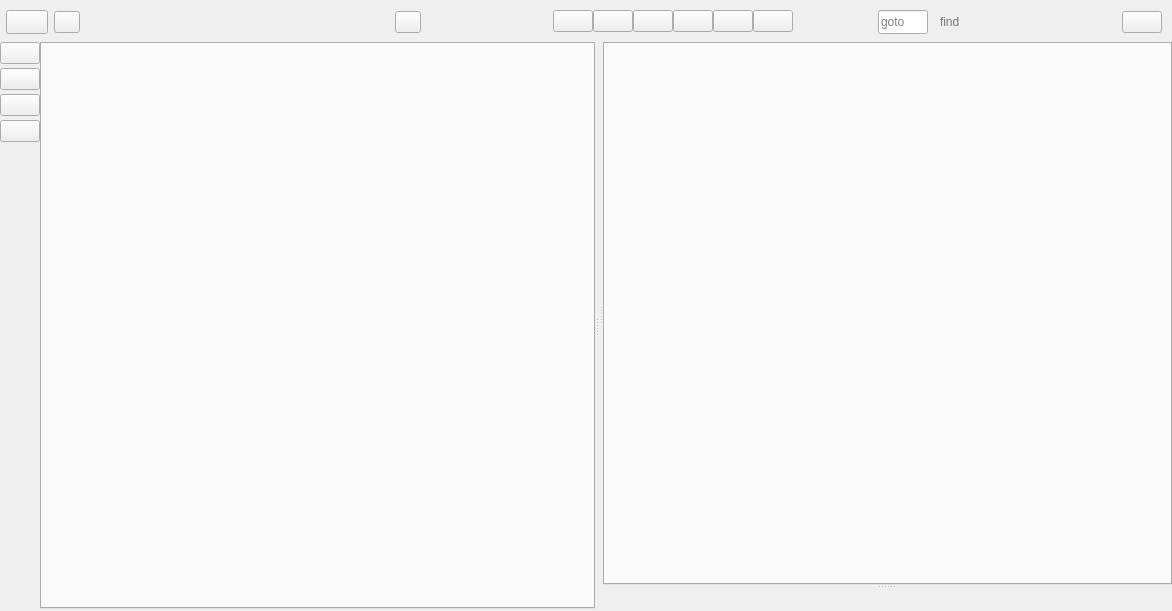
<?xml version="1.0" encoding="UTF-8"?>
<ui version="4.0">
 <class>Form</class>
 <widget class="QWidget" name="Form">
  <property name="geometry">
   <rect>
    <x>0</x>
    <y>0</y>
    <width>1172</width>
    <height>611</height>
   </rect>
  </property>
  <property name="windowTitle">
   <string>Scope</string>
  </property>
  <property name="windowIcon">
   <iconset>
    <normaloff>../style/img/scope.png</normaloff>../style/img/scope.png</iconset>
  </property>
  <layout class="QGridLayout" name="gridLayout_8">
   <property name="leftMargin">
    <number>0</number>
   </property>
   <property name="topMargin">
    <number>0</number>
   </property>
   <property name="rightMargin">
    <number>0</number>
   </property>
   <property name="bottomMargin">
    <number>2</number>
   </property>
   <property name="spacing">
    <number>0</number>
   </property>
   <item row="1" column="1">
    <widget class="QSplitter" name="split_left">
     <property name="sizePolicy">
      <sizepolicy hsizetype="Expanding" vsizetype="Expanding">
       <horstretch>0</horstretch>
       <verstretch>0</verstretch>
      </sizepolicy>
     </property>
     <property name="orientation">
      <enum>Qt::Horizontal</enum>
     </property>
     <widget class="QFrame" name="fr_left">
      <property name="frameShape">
       <enum>QFrame::NoFrame</enum>
      </property>
      <property name="frameShadow">
       <enum>QFrame::Raised</enum>
      </property>
      <layout class="QGridLayout" name="gridLayout_5">
       <property name="margin">
        <number>0</number>
       </property>
       <property name="spacing">
        <number>0</number>
       </property>
       <item row="0" column="0">
        <widget class="QTabWidget" name="tab_left"/>
       </item>
      </layout>
     </widget>
     <widget class="QFrame" name="fr_right">
      <property name="frameShape">
       <enum>QFrame::NoFrame</enum>
      </property>
      <property name="frameShadow">
       <enum>QFrame::Raised</enum>
      </property>
      <layout class="QGridLayout" name="gridLayout_7">
       <property name="leftMargin">
        <number>0</number>
       </property>
       <property name="topMargin">
        <number>0</number>
       </property>
       <property name="rightMargin">
        <number>0</number>
       </property>
       <property name="bottomMargin">
        <number>4</number>
       </property>
       <property name="spacing">
        <number>0</number>
       </property>
       <item row="1" column="0">
        <widget class="QFrame" name="fr_bottom">
         <property name="frameShape">
          <enum>QFrame::NoFrame</enum>
         </property>
         <property name="frameShadow">
          <enum>QFrame::Raised</enum>
         </property>
         <layout class="QHBoxLayout" name="horizontalLayout_2">
          <property name="spacing">
           <number>0</number>
          </property>
          <property name="margin">
           <number>0</number>
          </property>
         </layout>
        </widget>
       </item>
       <item row="0" column="0">
        <widget class="QSplitter" name="split_bottom">
         <property name="orientation">
          <enum>Qt::Vertical</enum>
         </property>
         <widget class="QSplitter" name="split_right">
          <property name="orientation">
           <enum>Qt::Horizontal</enum>
          </property>
          <widget class="QStackedWidget" name="sw_main">
           <property name="sizePolicy">
            <sizepolicy hsizetype="Preferred" vsizetype="Expanding">
             <horstretch>0</horstretch>
             <verstretch>0</verstretch>
            </sizepolicy>
           </property>
          </widget>
          <widget class="QTabWidget" name="tab_right"/>
         </widget>
         <widget class="QStackedWidget" name="sw_bottom">
          <property name="sizePolicy">
           <sizepolicy hsizetype="Preferred" vsizetype="Expanding">
            <horstretch>0</horstretch>
            <verstretch>0</verstretch>
           </sizepolicy>
          </property>
          <property name="currentIndex">
           <number>0</number>
          </property>
          <widget class="QWidget" name="page"/>
         </widget>
        </widget>
       </item>
       <item row="2" column="0">
        <widget class="QLabel" name="l_statusbar">
         <property name="sizePolicy">
          <sizepolicy hsizetype="Ignored" vsizetype="Preferred">
           <horstretch>0</horstretch>
           <verstretch>0</verstretch>
          </sizepolicy>
         </property>
         <property name="styleSheet">
          <string notr="true">QLabel {
padding-left:2px;
padding-top:2px;
}</string>
         </property>
         <property name="text">
          <string/>
         </property>
        </widget>
       </item>
      </layout>
     </widget>
    </widget>
   </item>
   <item row="1" column="0">
    <widget class="QFrame" name="fr_leftbar">
     <property name="maximumSize">
      <size>
       <width>44</width>
       <height>16777215</height>
      </size>
     </property>
     <property name="frameShape">
      <enum>QFrame::NoFrame</enum>
     </property>
     <property name="frameShadow">
      <enum>QFrame::Raised</enum>
     </property>
     <layout class="QVBoxLayout" name="verticalLayout">
      <property name="spacing">
       <number>4</number>
      </property>
      <property name="margin">
       <number>0</number>
      </property>
      <item>
       <widget class="QPushButton" name="b_show_tabs">
        <property name="toolTip">
         <string>Window Switcher - View Open Files and Workspaces</string>
        </property>
        <property name="text">
         <string/>
        </property>
        <property name="icon">
         <iconset>
          <normaloff>../style/img/editor_windows.png</normaloff>../style/img/editor_windows.png</iconset>
        </property>
        <property name="iconSize">
         <size>
          <width>32</width>
          <height>32</height>
         </size>
        </property>
        <property name="checkable">
         <bool>true</bool>
        </property>
        <property name="class" stdset="0">
         <string/>
        </property>
       </widget>
      </item>
      <item>
       <widget class="QPushButton" name="b_new">
        <property name="toolTip">
         <string>New File</string>
        </property>
        <property name="text">
         <string/>
        </property>
        <property name="icon">
         <iconset>
          <normaloff>../style/img/editor_new.png</normaloff>../style/img/editor_new.png</iconset>
        </property>
        <property name="iconSize">
         <size>
          <width>32</width>
          <height>32</height>
         </size>
        </property>
       </widget>
      </item>
      <item>
       <widget class="QPushButton" name="b_workspaces">
        <property name="toolTip">
         <string>Workspaces</string>
        </property>
        <property name="text">
         <string/>
        </property>
        <property name="icon">
         <iconset>
          <normaloff>../style/img/editor_workspace.png</normaloff>../style/img/editor_workspace.png</iconset>
        </property>
        <property name="iconSize">
         <size>
          <width>32</width>
          <height>32</height>
         </size>
        </property>
       </widget>
      </item>
      <item>
       <widget class="QPushButton" name="b_home">
        <property name="toolTip">
         <string>Home</string>
        </property>
        <property name="text">
         <string/>
        </property>
        <property name="icon">
         <iconset>
          <normaloff>../style/img/home.png</normaloff>../style/img/home.png</iconset>
        </property>
        <property name="iconSize">
         <size>
          <width>32</width>
          <height>32</height>
         </size>
        </property>
       </widget>
      </item>
      <item>
       <spacer name="verticalSpacer">
        <property name="orientation">
         <enum>Qt::Vertical</enum>
        </property>
        <property name="sizeHint" stdset="0">
         <size>
          <width>20</width>
          <height>40</height>
         </size>
        </property>
       </spacer>
      </item>
     </layout>
    </widget>
   </item>
   <item row="0" column="0" colspan="2">
    <widget class="QFrame" name="fr_topbar">
     <property name="minimumSize">
      <size>
       <width>0</width>
       <height>42</height>
      </size>
     </property>
     <property name="frameShape">
      <enum>QFrame::NoFrame</enum>
     </property>
     <property name="frameShadow">
      <enum>QFrame::Plain</enum>
     </property>
     <layout class="QGridLayout" name="gridLayout_2" rowstretch="0">
      <property name="leftMargin">
       <number>0</number>
      </property>
      <property name="topMargin">
       <number>2</number>
      </property>
      <property name="rightMargin">
       <number>0</number>
      </property>
      <property name="bottomMargin">
       <number>0</number>
      </property>
      <property name="spacing">
       <number>0</number>
      </property>
      <item row="0" column="7">
       <widget class="QFrame" name="fr_topleft">
        <property name="frameShape">
         <enum>QFrame::NoFrame</enum>
        </property>
        <property name="frameShadow">
         <enum>QFrame::Raised</enum>
        </property>
        <layout class="QGridLayout" name="gridLayout_3">
         <property name="leftMargin">
          <number>6</number>
         </property>
         <property name="topMargin">
          <number>0</number>
         </property>
         <property name="rightMargin">
          <number>0</number>
         </property>
         <property name="bottomMargin">
          <number>0</number>
         </property>
         <property name="horizontalSpacing">
          <number>2</number>
         </property>
         <property name="verticalSpacing">
          <number>0</number>
         </property>
         <item row="0" column="5">
          <widget class="QPushButton" name="b_toggle_find">
           <property name="toolTip">
            <string>Run</string>
           </property>
           <property name="text">
            <string/>
           </property>
           <property name="icon">
            <iconset>
             <normaloff>../style/img/search.png</normaloff>../style/img/search.png</iconset>
           </property>
           <property name="checkable">
            <bool>true</bool>
           </property>
           <property name="class" stdset="0">
            <string>toolbar toolbar-individual</string>
           </property>
          </widget>
         </item>
         <item row="0" column="0">
          <spacer name="horizontalSpacer_2">
           <property name="orientation">
            <enum>Qt::Horizontal</enum>
           </property>
           <property name="sizeHint" stdset="0">
            <size>
             <width>2</width>
             <height>2</height>
            </size>
           </property>
          </spacer>
         </item>
         <item row="0" column="4">
          <widget class="QFrame" name="fr_find">
           <property name="maximumSize">
            <size>
             <width>250</width>
             <height>16777215</height>
            </size>
           </property>
           <property name="styleSheet">
            <string notr="true"/>
           </property>
           <property name="frameShape">
            <enum>QFrame::NoFrame</enum>
           </property>
           <property name="frameShadow">
            <enum>QFrame::Raised</enum>
           </property>
           <layout class="QGridLayout" name="gridLayout_4">
            <property name="margin">
             <number>0</number>
            </property>
            <property name="spacing">
             <number>0</number>
            </property>
            <item row="0" column="3">
             <widget class="QFrame" name="fr_find_2">
              <property name="frameShape">
               <enum>QFrame::NoFrame</enum>
              </property>
              <property name="frameShadow">
               <enum>QFrame::Raised</enum>
              </property>
              <property name="class" stdset="0">
               <string>toolbarLineEdit</string>
              </property>
              <layout class="QGridLayout" name="gridLayout_9">
               <property name="margin">
                <number>0</number>
               </property>
               <property name="spacing">
                <number>0</number>
               </property>
               <item row="0" column="0">
                <widget class="QLineEdit" name="le_find">
                 <property name="minimumSize">
                  <size>
                   <width>150</width>
                   <height>24</height>
                  </size>
                 </property>
                 <property name="styleSheet">
                  <string notr="true">background:transparent;
border:0px;</string>
                 </property>
                 <property name="placeholderText">
                  <string>find</string>
                 </property>
                 <property name="class" stdset="0">
                  <string>toolbar</string>
                 </property>
                </widget>
               </item>
               <item row="0" column="1">
                <widget class="QPushButton" name="b_find">
                 <property name="maximumSize">
                  <size>
                   <width>32</width>
                   <height>16777215</height>
                  </size>
                 </property>
                 <property name="styleSheet">
                  <string notr="true">QPushButton {
background:transparent;
border-top-right-radius:3px;
border-bottom-right-radius:3px;
}
QPushButton:hover,QToolButton:hover {
	background-color: qlineargradient(spread:pad, x1:1, y1:1, x2:1, y2:0, stop:0 rgba(87, 87, 87, 150), stop:1 rgba(255, 255, 255, 150));
}</string>
                 </property>
                 <property name="text">
                  <string/>
                 </property>
                 <property name="icon">
                  <iconset>
                   <normaloff>../style/img/search.png</normaloff>../style/img/search.png</iconset>
                 </property>
                </widget>
               </item>
              </layout>
             </widget>
            </item>
            <item row="0" column="1">
             <widget class="QLineEdit" name="le_goto">
              <property name="minimumSize">
               <size>
                <width>40</width>
                <height>24</height>
               </size>
              </property>
              <property name="maximumSize">
               <size>
                <width>50</width>
                <height>16777215</height>
               </size>
              </property>
              <property name="placeholderText">
               <string>goto</string>
              </property>
              <property name="class" stdset="0">
               <string>toolbar</string>
              </property>
             </widget>
            </item>
            <item row="0" column="2">
             <spacer name="horizontalSpacer_8">
              <property name="orientation">
               <enum>Qt::Horizontal</enum>
              </property>
              <property name="sizeType">
               <enum>QSizePolicy::Fixed</enum>
              </property>
              <property name="sizeHint" stdset="0">
               <size>
                <width>10</width>
                <height>20</height>
               </size>
              </property>
             </spacer>
            </item>
           </layout>
          </widget>
         </item>
        </layout>
       </widget>
      </item>
      <item row="0" column="0">
       <widget class="QFrame" name="fr_mainbutton">
        <property name="frameShape">
         <enum>QFrame::NoFrame</enum>
        </property>
        <property name="frameShadow">
         <enum>QFrame::Raised</enum>
        </property>
        <layout class="QGridLayout" name="gridLayout_10">
         <property name="leftMargin">
          <number>6</number>
         </property>
         <property name="topMargin">
          <number>0</number>
         </property>
         <property name="rightMargin">
          <number>0</number>
         </property>
         <property name="bottomMargin">
          <number>0</number>
         </property>
         <property name="spacing">
          <number>0</number>
         </property>
         <item row="0" column="2">
          <widget class="QPushButton" name="b_main">
           <property name="minimumSize">
            <size>
             <width>42</width>
             <height>24</height>
            </size>
           </property>
           <property name="toolTip">
            <string>Main Menu</string>
           </property>
           <property name="text">
            <string/>
           </property>
           <property name="icon">
            <iconset>
             <normaloff>../style/img/menu.png</normaloff>../style/img/menu.png</iconset>
           </property>
           <property name="class" stdset="0">
            <string>main_menu</string>
           </property>
          </widget>
         </item>
         <item row="0" column="3">
          <spacer name="horizontalSpacer_3">
           <property name="orientation">
            <enum>Qt::Horizontal</enum>
           </property>
           <property name="sizeType">
            <enum>QSizePolicy::Fixed</enum>
           </property>
           <property name="sizeHint" stdset="0">
            <size>
             <width>6</width>
             <height>20</height>
            </size>
           </property>
          </spacer>
         </item>
        </layout>
       </widget>
      </item>
      <item row="0" column="1">
       <widget class="QFrame" name="fr_tab">
        <property name="minimumSize">
         <size>
          <width>0</width>
          <height>30</height>
         </size>
        </property>
        <property name="maximumSize">
         <size>
          <width>16777215</width>
          <height>30</height>
         </size>
        </property>
        <property name="frameShape">
         <enum>QFrame::NoFrame</enum>
        </property>
        <property name="frameShadow">
         <enum>QFrame::Raised</enum>
        </property>
        <layout class="QGridLayout" name="gridLayout_6">
         <property name="leftMargin">
          <number>0</number>
         </property>
         <property name="topMargin">
          <number>0</number>
         </property>
         <property name="rightMargin">
          <number>2</number>
         </property>
         <property name="bottomMargin">
          <number>0</number>
         </property>
         <property name="horizontalSpacing">
          <number>2</number>
         </property>
         <property name="verticalSpacing">
          <number>0</number>
         </property>
         <item row="0" column="5">
          <widget class="QPushButton" name="b_closetab">
           <property name="maximumSize">
            <size>
             <width>26</width>
             <height>16777215</height>
            </size>
           </property>
           <property name="toolTip">
            <string>close file</string>
           </property>
           <property name="class" stdset="0">
            <string>editor_tab_cls_btn</string>
           </property>
          </widget>
         </item>
         <item row="0" column="1">
          <widget class="QPushButton" name="b_tabicon">
           <property name="maximumSize">
            <size>
             <width>26</width>
             <height>16777215</height>
            </size>
           </property>
           <property name="text">
            <string/>
           </property>
           <property name="iconSize">
            <size>
             <width>26</width>
             <height>24</height>
            </size>
           </property>
           <property name="class" stdset="0">
            <string>tab_button</string>
           </property>
          </widget>
         </item>
         <item row="0" column="3">
          <widget class="QLabel" name="l_filename">
           <property name="font">
            <font>
             <pointsize>10</pointsize>
            </font>
           </property>
           <property name="text">
            <string/>
           </property>
          </widget>
         </item>
         <item row="0" column="2">
          <spacer name="horizontalSpacer_6">
           <property name="orientation">
            <enum>Qt::Horizontal</enum>
           </property>
           <property name="sizeType">
            <enum>QSizePolicy::Fixed</enum>
           </property>
           <property name="sizeHint" stdset="0">
            <size>
             <width>6</width>
             <height>20</height>
            </size>
           </property>
          </spacer>
         </item>
         <item row="0" column="4">
          <spacer name="horizontalSpacer_4">
           <property name="orientation">
            <enum>Qt::Horizontal</enum>
           </property>
           <property name="sizeHint" stdset="0">
            <size>
             <width>2</width>
             <height>20</height>
            </size>
           </property>
          </spacer>
         </item>
        </layout>
       </widget>
      </item>
      <item row="0" column="2">
       <widget class="QFrame" name="fr_toolbar">
        <property name="minimumSize">
         <size>
          <width>50</width>
          <height>0</height>
         </size>
        </property>
        <property name="frameShape">
         <enum>QFrame::NoFrame</enum>
        </property>
        <property name="frameShadow">
         <enum>QFrame::Raised</enum>
        </property>
        <layout class="QGridLayout" name="gridLayout">
         <property name="leftMargin">
          <number>0</number>
         </property>
         <property name="topMargin">
          <number>0</number>
         </property>
         <property name="rightMargin">
          <number>0</number>
         </property>
         <property name="bottomMargin">
          <number>2</number>
         </property>
         <property name="horizontalSpacing">
          <number>0</number>
         </property>
         <property name="verticalSpacing">
          <number>7</number>
         </property>
         <item row="0" column="2">
          <spacer name="horizontalSpacer_5">
           <property name="orientation">
            <enum>Qt::Horizontal</enum>
           </property>
           <property name="sizeHint" stdset="0">
            <size>
             <width>4</width>
             <height>2</height>
            </size>
           </property>
          </spacer>
         </item>
         <item row="0" column="6">
          <widget class="QPushButton" name="b_unindent">
           <property name="toolTip">
            <string>Unindent</string>
           </property>
           <property name="text">
            <string/>
           </property>
           <property name="icon">
            <iconset>
             <normaloff>../style/img/indent_remove.png</normaloff>../style/img/indent_remove.png</iconset>
           </property>
           <property name="class" stdset="0">
            <string>toolbar toolbar-middle</string>
           </property>
          </widget>
         </item>
         <item row="0" column="8">
          <widget class="QPushButton" name="b_color_picker">
           <property name="toolTip">
            <string>&lt;html&gt;&lt;head/&gt;&lt;body&gt;&lt;p&gt;Insert rgb color&lt;/p&gt;&lt;/body&gt;&lt;/html&gt;</string>
           </property>
           <property name="text">
            <string/>
           </property>
           <property name="icon">
            <iconset>
             <normaloff>../style/img/color_swatch.png</normaloff>../style/img/color_swatch.png</iconset>
           </property>
           <property name="class" stdset="0">
            <string>toolbar toolbar-right</string>
           </property>
          </widget>
         </item>
         <item row="0" column="5">
          <widget class="QPushButton" name="b_indent">
           <property name="toolTip">
            <string>Indent</string>
           </property>
           <property name="text">
            <string/>
           </property>
           <property name="icon">
            <iconset>
             <normaloff>../style/img/indent.png</normaloff>../style/img/indent.png</iconset>
           </property>
           <property name="class" stdset="0">
            <string>toolbar toolbar-left</string>
           </property>
          </widget>
         </item>
         <item row="0" column="7">
          <widget class="QPushButton" name="b_comment">
           <property name="toolTip">
            <string>Comment/Uncomment</string>
           </property>
           <property name="text">
            <string/>
           </property>
           <property name="icon">
            <iconset>
             <normaloff>../style/img/comment.png</normaloff>../style/img/comment.png</iconset>
           </property>
           <property name="class" stdset="0">
            <string>toolbar toolbar-middle</string>
           </property>
          </widget>
         </item>
         <item row="0" column="4">
          <widget class="QPushButton" name="b_save">
           <property name="toolTip">
            <string>Save</string>
           </property>
           <property name="text">
            <string/>
           </property>
           <property name="icon">
            <iconset>
             <normaloff>../style/img/save.png</normaloff>../style/img/save.png</iconset>
           </property>
           <property name="class" stdset="0">
            <string>toolbar toolbar-individual</string>
           </property>
          </widget>
         </item>
         <item row="0" column="9">
          <widget class="QPushButton" name="b_run">
           <property name="toolTip">
            <string>Run</string>
           </property>
           <property name="text">
            <string/>
           </property>
           <property name="icon">
            <iconset>
             <normaloff>../style/img/tri_right.png</normaloff>../style/img/tri_right.png</iconset>
           </property>
           <property name="class" stdset="0">
            <string>toolbar toolbar-individual</string>
           </property>
          </widget>
         </item>
        </layout>
       </widget>
      </item>
      <item row="0" column="8">
       <spacer name="horizontalSpacer_9">
        <property name="orientation">
         <enum>Qt::Horizontal</enum>
        </property>
        <property name="sizeType">
         <enum>QSizePolicy::Fixed</enum>
        </property>
        <property name="sizeHint" stdset="0">
         <size>
          <width>10</width>
          <height>20</height>
         </size>
        </property>
       </spacer>
      </item>
     </layout>
    </widget>
   </item>
  </layout>
 </widget>
 <resources/>
 <connections>
  <connection>
   <sender>le_find</sender>
   <signal>returnPressed()</signal>
   <receiver>b_find</receiver>
   <slot>click()</slot>
   <hints>
    <hint type="sourcelabel">
     <x>654</x>
     <y>32</y>
    </hint>
    <hint type="destinationlabel">
     <x>682</x>
     <y>32</y>
    </hint>
   </hints>
  </connection>
  <connection>
   <sender>b_toggle_find</sender>
   <signal>toggled(bool)</signal>
   <receiver>fr_find</receiver>
   <slot>setVisible(bool)</slot>
   <hints>
    <hint type="sourcelabel">
     <x>728</x>
     <y>33</y>
    </hint>
    <hint type="destinationlabel">
     <x>678</x>
     <y>23</y>
    </hint>
   </hints>
  </connection>
 </connections>
</ui>
